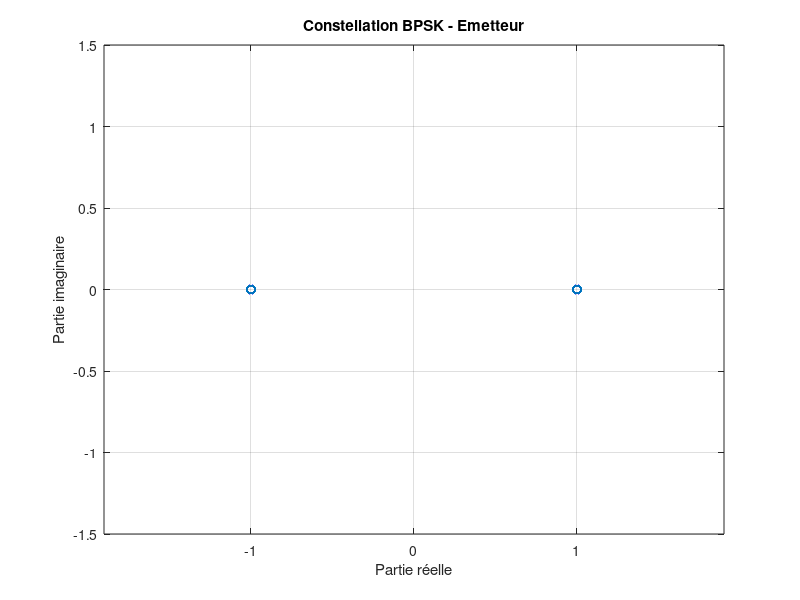
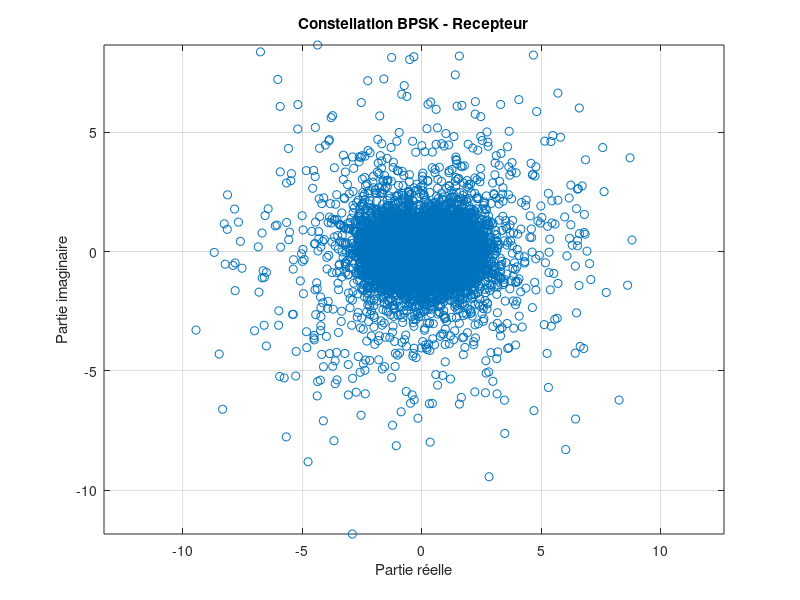

Recreate these plots in MATLAB, in order. (Note: this script raises an error after producing the figures.)
clear
clc
close all

% Implémentation modulation/démodulation OFDM

% Chaine de communication OFDM (Wifi, 4G, 4G Edge, 5G, ...)

% Version avec intervalle de garde

%% Paramètres
M = 2; % BPSK
cstl = exp(1j*2*pi*(0:M-1)/M);

N = 128; % Nb de sous porteuses
K = 500; % Nb de symboles par sous-porteuses

nb_classes = 100;
L = 16; % Longueur du préfixe cyclique

% Paramètres bruit blanc
sigma = 0.1;

%% Emetteur 
idx = randi([0, M-1], 1, K*N);
S = cstl(idx + 1); %Stream de symboles

% Démultiplexage (Passage d'un signal série à un signal parallèle)
S_reshaped = reshape(S, N, K); 

% Bloc IFFT pour la modulation
S_ifft = ifft(S_reshaped, N, 1)*sqrt(N);

% Insertion préfixe cylclique
S_Prefixced = S_ifft(N-L+1:end,:); 
Sn_Prefixced = [S_Prefixced; S_ifft];

% Multiplexage (Permet de passer à des signaux en série)
x = Sn_Prefixced(:).';

%% Canal 

% Fonction de transfert du canal (Canal complexe de variance 1/L)
%h=1; %Pour tester que le TEB = 0 couplé à sigma = 0, question (3.2.2)
h = sqrt(1/(2*L)) * (randn(1,L) + 1j*randn(1,L));

% Convolution du signal avec la réponse impulsionnelle du canal
x_canal = conv(x, h);
x_canal = x_canal(1:length(x));

% Génération d'un bruit blanc Gaussien
bruit_blanc = randn(1, (N+L)*K) * sqrt(sigma);

% Signal bruité
x_bruite = x_canal + bruit_blanc;

%% Récepteur
% Signal recu en série

% Démultiplexage (Passage d'un signal série à un signal parallèle)
R_reshaped = reshape(x_bruite, (N+L), K);

% On enleve le préfixe cyclique
R_sansPrefix = R_reshaped(L+1:end, :); % Matrice sans prefixe cyclique

% Bloc FFT pour la démodulation
S_fft = fft(R_sansPrefix, N, 1)/sqrt(N);

% Egalistation/Forcage à zéro
H = fft(h,N).';
S_estime = S_fft ./ H;

% Multiplexage (Permet de passer à des signaux en série)
S_recieved = S_estime(:).'; % Symboles reçus

%% Bloc de décision
S_decode = zeros(1, K*N);    % vecteur ligne

for i= 1:(K*N)
    if real(S_recieved(i))> 0 
        S_decode(i) = 0; % BPSK: 1 for positive real part
    else
        S_decode(i) = 1; % BPSK: 0 for non-positive real part
    end
end


%% TEB (Taux d'erreur binaire)
TEB = sum(S_decode ~= idx)/(K*N);

%% Affichages

% Constellations

% Affichage constellation côté émetteur 
figure;
plot(real(S), imag(S), 'o');
xlabel('Partie réelle');
ylabel('Partie imaginaire');
ylim([-1.5;1.5]);
title('Constellation BPSK - Emetteur');
axis equal;
grid on;

% Affichage constellation côté récepteur 
figure;
plot(real(S_recieved), imag(S_recieved), 'o');
xlabel('Partie réelle');
ylabel('Partie imaginaire');
title('Constellation BPSK - Recepteur');
axis equal;
grid on;

% Histogrammes

% Histogramme partie réelle trame OFDM
figure;
histogram(real(x),nb_classes);
xlabel('Symbole');
ylabel('Nombre');
title('Histogramme partie réelle trame OFDM');
grid on;

% Histogramme partie imaginaire trame OFDM
figure;
histogram(imag(x),nb_classes);
xlabel('Symbole');
ylabel('Nombre');
title('Histogramme partie imaginaire trame OFDM');
grid on;
